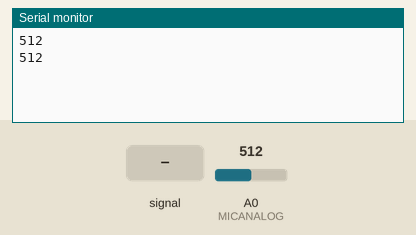
This sketch was run on a simulated ESP8266 (NodeMCU). On the bench: the last lines printed to the serial monitor. The test bench sets the inputs (shaded band); at power-on: A0 (MICANALOG) = 512.

Above: at 1.8 s.
1.9 s: A0 (MICANALOG) fed a 200 Hz sine of ±81 counts around its level
At 2.7 s:
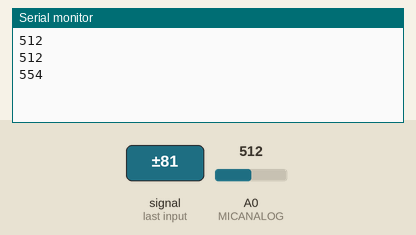
3.4 s: A0 (MICANALOG) set to 716
At 4.7 s:
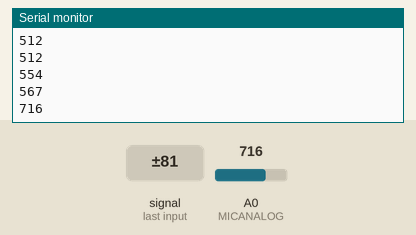
4.9 s: A0 (MICANALOG) fed a 1000 Hz sine of ±255 counts around its level
At 5.8 s:
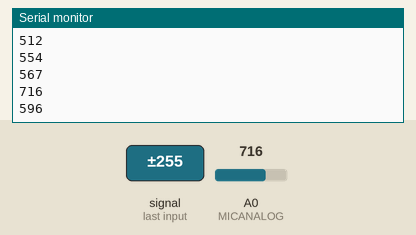
6.4 s: A0 (MICANALOG) set to 900
At 7.8 s:
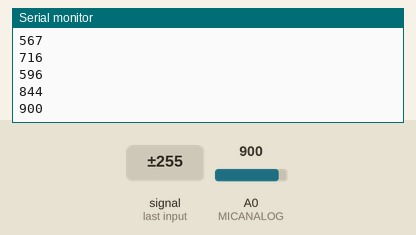
Timing chart, 0 to 8.9 s (numbered marks = the images above; inputs shaded):
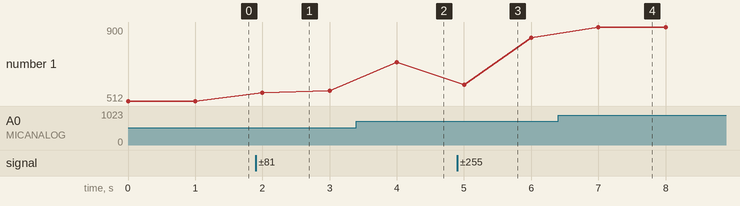

Measured:
- after the input at 1.9 s, the serial monitor: prints a new line after 0.10 s (image 1)
- after the input at 3.4 s, the serial monitor: prints a new line after 0.60 s (image 2)
- after the input at 4.9 s, the serial monitor: prints a new line after 0.10 s (image 3)
- after the input at 6.4 s, the serial monitor: prints a new line after 0.60 s (image 4)
- plotted number 1: 512 → 567 after the input at 1.9 s, 567 → 716 after the input at 3.4 s, 716 → 844 after the input at 4.9 s, 844 → 900 after the input at 6.4 s

The sketch:

NivelDeRuido.ino
```cpp
int LED = D8;
int MICANALOG = A0;
int valorlimite = 0;

void setup() {
  // initialize digital pin LED_BUILTIN as an output.
  Serial.begin(74880);
}

// the loop function runs over and over again forever
void loop() {
  valorlimite = analogRead(MICANALOG);

  Serial.println(valorlimite);
  delay(1000);
}
```
